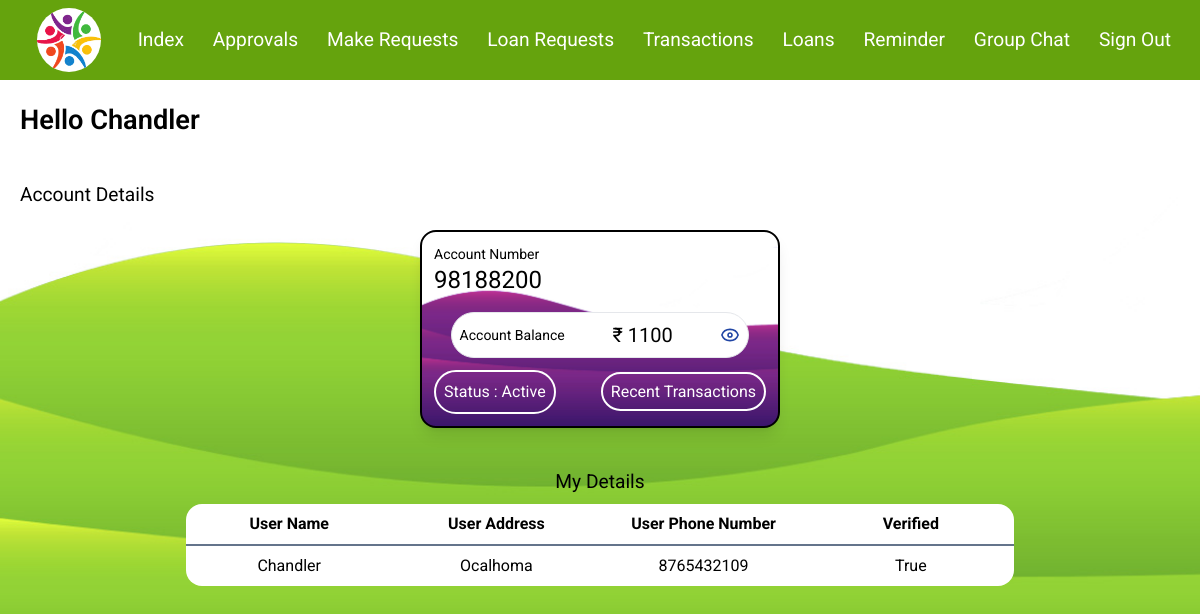
Screenshot of / (signed in) with the database file from the repository.
### dbsetup.py (models this page shows, shortened)
class Users(Base):
    __tablename__ = 'users'
    id = Column(Integer, primary_key = True, autoincrement=True)
    username = Column(Text)
    password = Column(Text)
    address = Column(Text)
    phone = Column(Integer , unique=True)
    role = Column(String)
    salt = Column(LargeBinary)
    verified = Column(Boolean)

class Account(Base):
    __tablename__ = 'account'
    id = Column(Integer, primary_key = True, autoincrement=True)
    account_no = Column(Integer,unique=True)
    user_id = Column(Integer,ForeignKey('users.id'))
    users = relationship(Users)
    account_type = Column(String)
    balance = Column(Integer)
    status = Column(Text, default = Text("active"))
    created_at=Column(DateTime)
    UniqueConstraint("account_no","user_id")

### app.py (the view)
@app.route('/', methods=['GET', 'POST'])
def main():
    if 'user' in session: # check for user session
        if session['role'] == 'admin':
            account=dbsession.query(Account).filter(Account.user_id == session['id'])
            users=dbsession.query(Users)
            return render_template('admin.html',account=account,users=users)
        elif session['role']  == 'user':
            account=dbsession.query(Account).filter(Account.user_id == session['id'])
            users=dbsession.query(Users).filter(Users.id == session['id'])
            return render_template('index.html', account=account, users=users)
    return redirect(url_for('about'))

### templates/index.html (shortened to what this page needs)
{% extends "layout.html" %}
{% block content %}
<div class="row">
    <h1 class="p-5 text-[1.7rem] font-semibold">Hello {{users[0].username.capitalize()}}</h1>
    <p class="p-5 text-[1.2rem] font-Medium ">Account Details</p>
    <div class="flex justify-center ">
        <div class="max-md:w-[85%] max-lg:w-[50%] shadow-lg hover:shadow-xl border-2 border-black rounded-2xl p-3 w-[30%] bg-[url('/static/images/card1.jpg')] bg-left-bottom bg-cover bg-no-repeat">
            {% for data in account %}
            <p class="text-sm">Account Number</p>
            <p class="max-md:text-lg pb-4 text-2xl">{{data.account_no}}</p>
            <div class="border-[1px] flex bg-white rounded-3xl mx-[5%] p-2 justify-between items-center">
                <p class="text-sm">Account Balance</p>
                <p class="balance text-xl"> ₹ {{data.balance}}</p>
                <img src="static/images/view.svg" alt="" class="eye">
            </div>
            <div class="max-md:text-sm text-white mt-3 flex justify-between items-center">
                <p class="border-2 border-white rounded-3xl p-2">Status : {{data.status.capitalize()}}</p>
                <p><a href="{{ url_for('transactions') }}" class="border-2 border-white rounded-3xl p-2">Recent Transactions</a></p>
            </div>
            {% endfor %}
        </div>
    </div>
<div class="flex justify-center pt-10 text-[1.2rem] font-Medium">My Details</div>
<div class="flex justify-center p-2 ">
    <table class="max-md:w-[80%] table-fixed w-[70%] bg-white rounded-2xl">
        <tr class="max-md:text-sm border-b-2 border-slate-500"><th class="p-2">User Name</th><th>User Address</th><th>User Phone Number</th><th>Verified</th></tr>
        {% for user in users %}
        <tr class="max-md:text-sm p-5 text-center">
            <td class="p-2">{{user.username.capitalize()}}</td>
            <td>{{user.address.capitalize()}}</td>
            <td>{{user.phone}}</td>
            <td>{{user.verified}}</td>
        </tr>
        {% endfor %}
    </table>
</div>
</div>
{% endblock %}

### static/css/style.css (style rules this page uses)
* { margin: 0; padding: 0; box-sizing: border-box; font-family: 'Roboto', sans-serif; }
:root { --main-bg-color:black; }
body { color: var(--main-bg-color); }

### rows the page displays
Users: username "Chandler", address "Ocalhoma", phone "8765432109", verified "True"
Account: account_no "98188200", balance "1100", status "Active"
